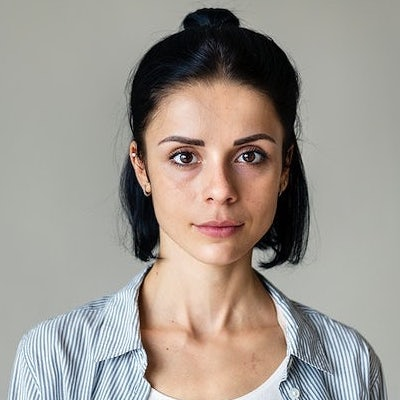
#> input picture face1.jpg, 400 x 400 px
$ python warp.py
#> lines starting #> are read from the running program, lines starting #| are printed output that depends on the picture
import cv2
import numpy as np

# Params
IMAGE = "face1.jpg"
WARP_ANGLE = np.pi * 2
WARP_RADIUS = 150
BILINEAR_INTERP = False


# Expects cartesian coordinates in center-origin format (x, y)
# Returns polar coordinates in form(r, theta)
def polar(pt):
    x, y = pt
    theta = np.arctan2(y, x)
    return [np.sqrt(x ** 2 + y ** 2), theta]


# Expects polar coordinates in form(r, theta)
# Returns coordinates in center origin format (x, y)
def cartesian(ppt):
    r, theta = ppt
    return r * np.cos(theta), r * np.sin(theta)


# Expects cartesian coordinates in center-origin format (x, y)
# Returns cartesian coordinates in center-origin format (x, y)
def warp(pt):
    ppt = polar(pt)
    s = np.maximum(0, (WARP_RADIUS - ppt[0]) / WARP_RADIUS)
    ppt[1] += s * WARP_ANGLE
    return cartesian(ppt)


# Simple nearest neighbour by rounding values towards zero then converting to int
def nearest_neighbour(pt):
    return int(np.fix(pt[0])), int(np.fix(pt[1]))


# Converts cartesian coords in center-origin format (x, y) -> cartesian coords in top-left-origin format (x, y)
def originate(pt):
    return pt[0] + Cy, pt[1] + Cx


img = cv2.imread(IMAGE)
#> img is the input picture: shape (400, 400, 3); mean B, G, R 143.9, 151.2, 158.4
H, W = img.shape[:2]
#> H = 400; W = 400
Cx, Cy = W // 2, H // 2
#> Cx = 200; Cy = 200
R, C = np.arange(-Cy, Cy), np.arange(-Cx, Cx)
#> R = 400 values from -200 to 199; C = 400 values from -200 to 199

warped = np.zeros(img.shape, np.uint8)

# For each pixel in the output usually our warp settings determine the pixel to use from the input
#  then interpolate it back to a precise pixel in the input
for i in R:
    for j in C:
        point = warp((i, j))
        point = originate(point)
        if BILINEAR_INTERP:
            # TODO bilinear interpolation
            a = 1
        else:
            point = nearest_neighbour(point)

        # Deals with trying to access a pixel outside the source image, just set it to black
        try:
            p = img[point]
        except IndexError:
            p = 0
        warped[(i, j)] = p
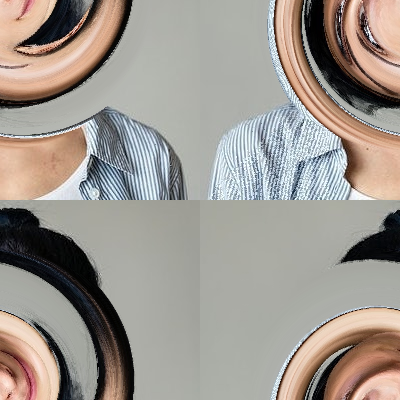
#> warped: shape (400, 400, 3); mean B, G, R 143.9, 151.2, 158.4

shifted = np.zeros(img.shape, np.uint8)

# Deals with odd-dimensioned pictures when quadrant swapping
if W % 2 != 0:
    Cx += 1

if H % 2 != 0:
    Cy += 1


# swap q1 and q3
shifted[H-Cy:, W-Cx:] = warped[0:Cy, 0:Cx]
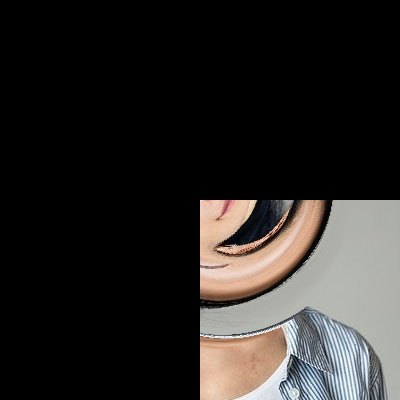
#> shifted: shape (400, 400, 3); mean B, G, R 37.2, 39.3, 41.8
shifted[0:Cy, 0:Cx] = warped[H - Cy:, W - Cx:]
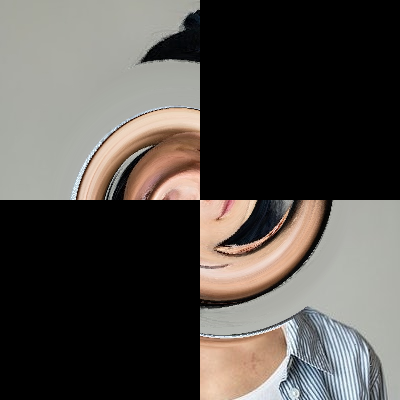
#> shifted: shape (400, 400, 3); mean B, G, R 74.3, 78.7, 82.8

# swap q2 and q4
shifted[0:Cy, W-Cx:] = warped[H - Cy:, 0:Cx]
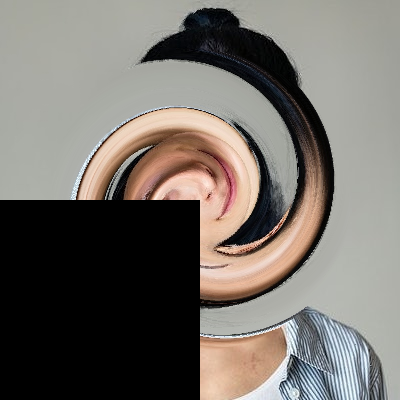
#> shifted: shape (400, 400, 3); mean B, G, R 105.5, 111.5, 116.7
shifted[H-Cy:, 0:Cx] = warped[0:Cy, W - Cx:]
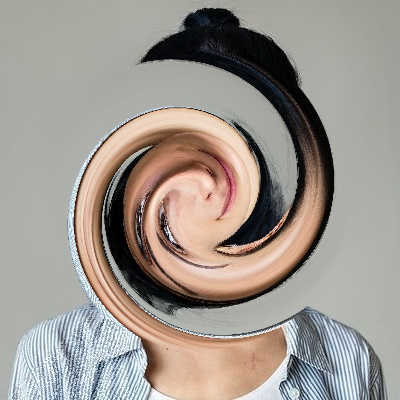
#> shifted: shape (400, 400, 3); mean B, G, R 143.9, 151.2, 158.4

cv2.imshow("in", img)
cv2.imshow("out", shifted)

cv2.waitKey(0)
cv2.destroyAllWindows()
